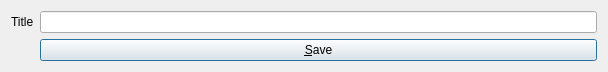
<?xml version="1.0" encoding="UTF-8"?>
<ui version="4.0">
 <class>AddNewItemDialog</class>
 <widget class="QDialog" name="AddNewItemDialog">
  <property name="geometry">
   <rect>
    <x>0</x>
    <y>0</y>
    <width>608</width>
    <height>69</height>
   </rect>
  </property>
  <property name="windowTitle">
   <string>Dialog</string>
  </property>
  <layout class="QVBoxLayout" name="verticalLayout">
   <item>
    <layout class="QFormLayout" name="formLayout">
     <item row="0" column="0">
      <widget class="QLabel" name="label">
       <property name="text">
        <string>Title</string>
       </property>
      </widget>
     </item>
     <item row="0" column="1">
      <widget class="QLineEdit" name="_edTitle"/>
     </item>
     <item row="1" column="1">
      <widget class="QPushButton" name="_btnSave">
       <property name="text">
        <string>&amp;Save</string>
       </property>
      </widget>
     </item>
    </layout>
   </item>
  </layout>
 </widget>
 <resources/>
 <connections/>
</ui>
